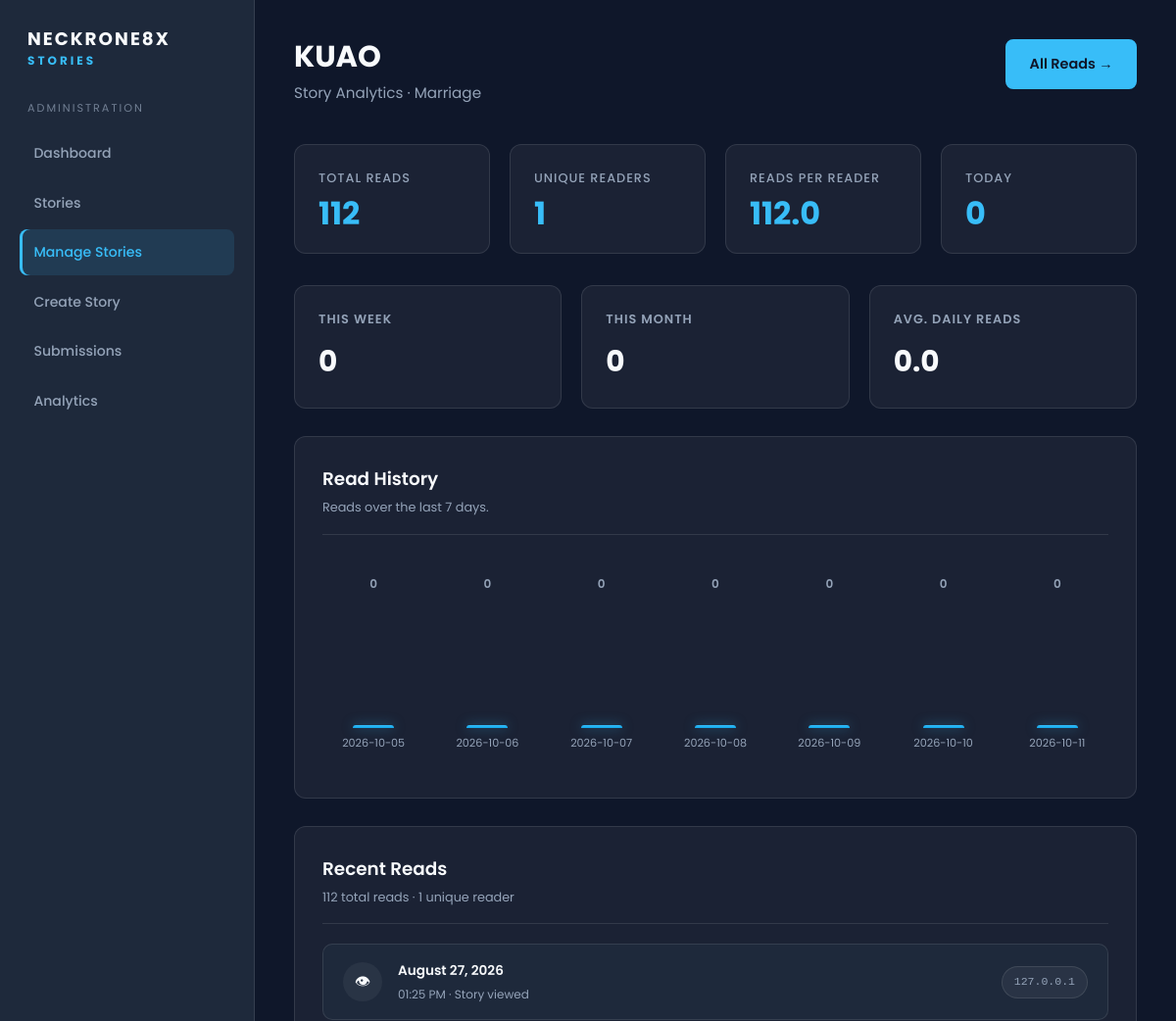
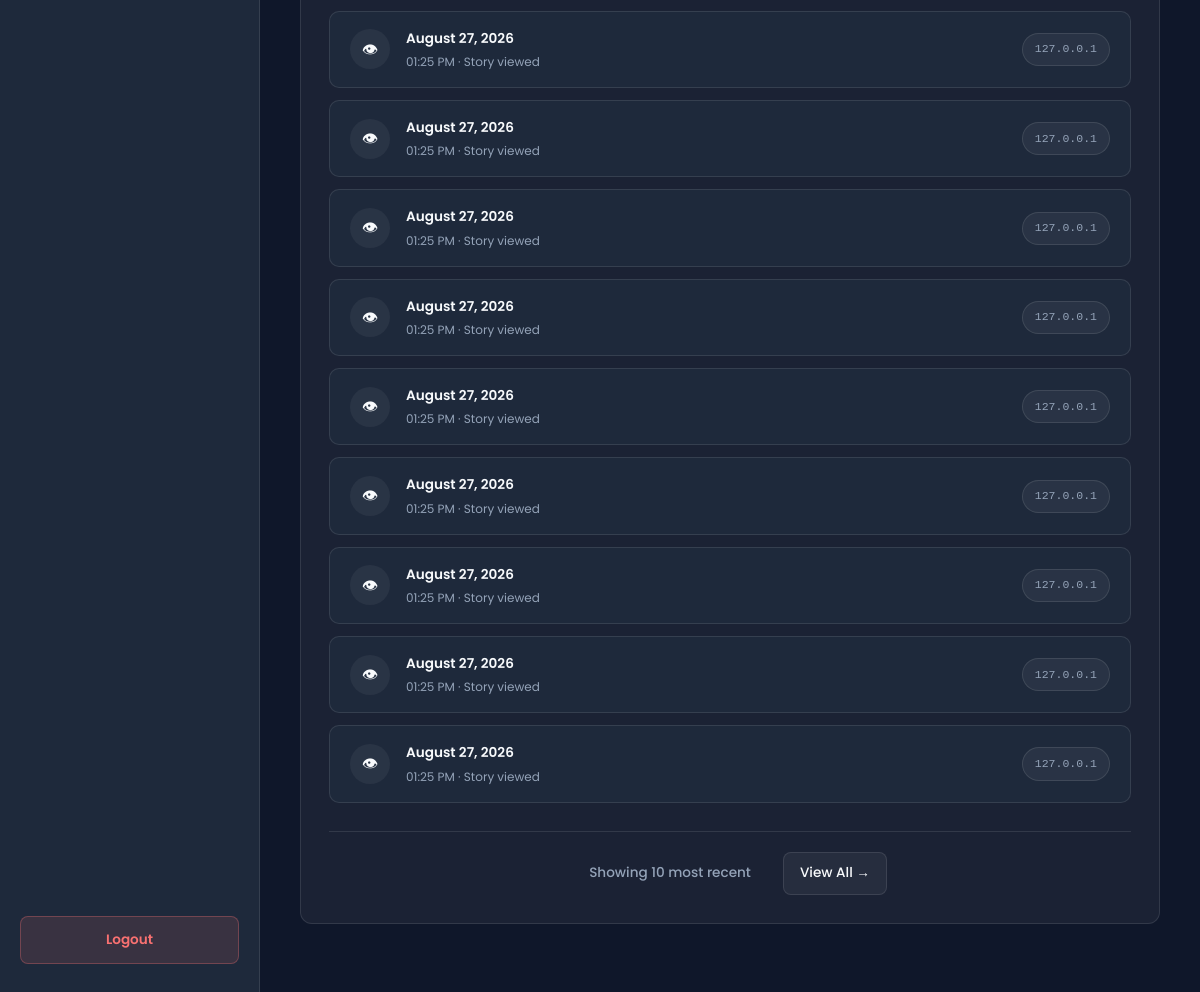
The page /admin/stories/analytics/13 (signed in) on the database its author committed (2 pictures, top to bottom).
### app.py (models this page shows)
class Story(db.Model):
    __tablename__ = "stories"
    id = db.Column(db.Integer, primary_key=True)
    title = db.Column(db.String(200), nullable=False)
    slug = db.Column(db.String(220), unique=True, nullable=False)
    category = db.Column(db.String(100), nullable=False, default="General")
    content = db.Column(db.Text, nullable=False)
    author = db.Column(db.String(100), nullable=False, default="Anonymous")
    cover_image = db.Column(db.String(500), nullable=True)
    published = db.Column(db.Boolean, default=False)
    read_count = db.Column(db.Integer, default=0)
    created_at = db.Column(db.DateTime, default=datetime.utcnow)
    updated_at = db.Column(db.DateTime, default=datetime.utcnow, onupdate=datetime.utcnow)
    reads = db.relationship("StoryRead", backref="story", cascade="all, delete-orphan")
    reactions = db.relationship("Reaction", backref="story", cascade="all, delete-orphan")
    comments = db.relationship("Comment", backref="story", cascade="all, delete-orphan")

class StoryRead(db.Model):
    __tablename__ = "story_reads"
    id = db.Column(db.Integer, primary_key=True)
    story_id = db.Column(
        db.Integer,
        db.ForeignKey("stories.id", ondelete="CASCADE"),
        nullable=False
    )
    ip_address = db.Column(db.String(45), nullable=True)
    read_at = db.Column(db.DateTime, default=datetime.utcnow, nullable=False)

### app.py (the view)
@app.route("/admin/stories/analytics/<int:story_id>")
def story_analytics(story_id):
    if not session.get("admin_logged_in"):
        return redirect(url_for("login"))
    story = Story.query.get_or_404(story_id)
    now = datetime.utcnow()
    today_start = datetime(now.year, now.month, now.day)
    week_start = today_start - timedelta(days=now.weekday())
    month_start = datetime(now.year, now.month, 1)
    total_reads = StoryRead.query.filter_by(story_id=story.id).count()
    today_reads = StoryRead.query.filter(
        StoryRead.story_id == story.id,
        StoryRead.read_at >= today_start
    ).count()
    week_reads = StoryRead.query.filter(
        StoryRead.story_id == story.id,
        StoryRead.read_at >= week_start
    ).count()
    month_reads = StoryRead.query.filter(
        StoryRead.story_id == story.id,
        StoryRead.read_at >= month_start
    ).count()
    if story.read_count != total_reads:
        story.read_count = total_reads
        db.session.commit()
    unique_readers = db.session.query(
        db.func.count(db.func.distinct(StoryRead.ip_address))
    ).filter(
        StoryRead.story_id == story.id,
        StoryRead.ip_address.isnot(None)
    ).scalar() or 0
    reads_per_reader = (
        round(total_reads / unique_readers, 1) if unique_readers else 0
    )
    seven_days_ago = today_start - timedelta(days=6)
    day_rows = db.session.query(
        db.func.date(StoryRead.read_at).label("read_day"),
        db.func.count(StoryRead.id).label("read_total")
    ).filter(
        StoryRead.story_id == story.id,
        StoryRead.read_at.isnot(None),
        StoryRead.read_at >= seven_days_ago,
        StoryRead.read_at < (today_start + timedelta(days=1))
    ).group_by(
        db.func.date(StoryRead.read_at)
    ).order_by(
        db.func.date(StoryRead.read_at).asc()
    ).all()
    read_lookup = {str(row.read_day): row.read_total for row in day_rows}
    daily_reads = []
    for i in range(7):
        current_day = seven_days_ago + timedelta(days=i)
        current_day_string = current_day.strftime("%Y-%m-%d")
        daily_reads.append({
            "date": current_day_string,
            "reads": read_lookup.get(current_day_string, 0)
        })
    if day_rows:
        best_row = max(day_rows, key=lambda row: row.read_total)
        best_day_date = str(best_row.read_day)
        best_day_reads = best_row.read_total
        try:
            best_day_label = datetime.strptime(
                best_day_date, "%Y-%m-%d"
            ).strftime("%B %d, %Y")
        except ValueError:
            best_day_label = best_day_date
        best_day = {"date": best_day_label, "reads": best_day_reads}
    else:
        best_day = {"date": "No reads yet", "reads": 0}
        best_day_reads = 0
        best_day_label = "No reads yet"
    if daily_reads:
        max_daily_reads = max(item["reads"] for item in daily_reads)
        total_daily_reads = sum(item["reads"] for item in daily_reads)
        average_daily_reads = round(total_daily_reads / len(daily_reads), 1)
    else:
        max_daily_reads = 0
        average_daily_reads = 0
    recent_reads = StoryRead.query.filter_by(
        story_id=story.id
    ).order_by(
        StoryRead.read_at.desc()
    ).limit(10).all()
    for read in recent_reads:
        if not read.read_at:
            read.relative_time = "Unknown"
            continue
        seconds = (now - read.read_at).total_seconds()
        if seconds < 0:
            seconds = 0
        if seconds < 60:
            read.relative_time = "Just now"
        elif seconds < 3600:
            minutes = int(seconds // 60)
            read.relative_time = (
                f"{minutes} minute" + ("s" if minutes != 1 else "") + " ago"
            )
        elif seconds < 86400:
            hours = int(seconds // 3600)
            read.relative_time = (
                f"{hours} hour" + ("s" if hours != 1 else "") + " ago"
            )
        elif seconds < 172800:
            read.relative_time = "Yesterday"
        else:
            read.relative_time = read.read_at.strftime("%B %d, %Y")
    return render_template(
        "admin/analytics.html",
        story=story,
        total_reads=total_reads,
        today_reads=today_reads,
        week_reads=week_reads,
        month_reads=month_reads,
        unique_readers=unique_readers,
        reads_per_reader=reads_per_reader,
        best_day=best_day,
        best_day_reads=best_day_reads,
        best_day_label=best_day_label,
        daily_reads=daily_reads,
        max_daily_reads=max_daily_reads,
        average_daily_reads=average_daily_reads,
        recent_reads=recent_reads
    )

### app.py (called while the page is built)
@app.context_processor
def inject_template_globals():
    return {"current_year": datetime.utcnow().year}

### templates/admin/analytics.html (shortened to what this page needs)
<!DOCTYPE html>
<html lang="en">
<head>
    <link
        rel="stylesheet"
        href="{{ url_for('static', filename='css/admin.css') }}"
    >
</head>
<body>
    <div class="admin-shell">
        <aside class="sidebar">
            <div class="sidebar-logo">
                NECKRONE8X
                <span>STORIES</span>
            </div>
            <div class="sidebar-title">Administration</div>
            <nav class="sidebar-menu">
                <a href="{{ url_for('dashboard') }}">Dashboard</a>
                <a href="{{ url_for('stories') }}">Stories</a>
                <a href="{{ url_for('manage_stories') }}" class="active">Manage Stories</a>
                <a href="{{ url_for('create_story') }}">Create Story</a>
                <a href="{{ url_for('manage_submissions') }}">Submissions</a>
                <a href="{{ url_for('admin_analytics') }}">Analytics</a>
            </nav>
            <a href="{{ url_for('logout') }}" class="sidebar-logout">Logout</a>
        </aside>
        <main class="main">
            <div class="topbar">
                <div>
                    <h1>{{ story.title }}</h1>
                    <p>
                        Story Analytics ·
                        {{ story.category }}
                    </p>
                </div>
                <a href="{{ url_for('story_reads', story_id=story.id) }}" class="create-button">
                    All Reads →
                </a>
            </div>
            <section class="stats">
                <div class="stat">
                    <div class="stat-label">Total Reads</div>
                    <div class="stat-value">{{ total_reads }}</div>
                </div>
                <div class="stat">
                    <div class="stat-label">Unique Readers</div>
                    <div class="stat-value">{{ unique_readers }}</div>
                </div>
                <div class="stat">
                    <div class="stat-label">Reads per Reader</div>
                    <div class="stat-value">{{ reads_per_reader }}</div>
                </div>
                <div class="stat">
                    <div class="stat-label">Today</div>
                    <div class="stat-value">{{ today_reads }}</div>
                </div>
            </section>
            <section class="period-grid">
                <div class="period">
                    <div class="period-label">This Week</div>
                    <div class="period-value">{{ week_reads }}</div>
                </div>
                <div class="period">
                    <div class="period-label">This Month</div>
                    <div class="period-value">{{ month_reads }}</div>
                </div>
                <div class="period">
                    <div class="period-label">Avg. Daily Reads</div>
                    <div class="period-value">{{ average_daily_reads }}</div>
                </div>
            </section>
            <section class="section">
                <div class="section-header">
                    <div>
                        <h2>Read History</h2>
                        <p>Reads over the last 7 days.</p>
                    </div>
                </div>
                {% if daily_reads %}
                    <div class="chart">
                        {% for day in daily_reads %}
                            <div class="chart-day">
                                <div class="chart-value">{{ day.reads }}</div>
                                <div class="chart-bar-wrap">
                                    {% if max_daily_reads > 0 %}
                                        <div
                                            class="chart-bar"
                                            style="height: {{ (day.reads / max_daily_reads * 100) | round(1) }}%;"
                                        ></div>
                                    {% else %}
                                        <div class="chart-bar" style="height: 3px;"></div>
                                    {% endif %}
                                </div>
                                <div class="chart-label">{{ day.date }}</div>
                            </div>
                        {% endfor %}
                    </div>
                {% else %}
                    <div class="empty-state">No read history available yet.</div>
                {% endif %}
            </section>
            <section class="section">
                <div class="section-header">
                    <div>
                        <h2>Recent Reads</h2>
                        <p>
                            {{ total_reads }} total reads ·
                            {{ unique_readers }} unique reader{% if unique_readers != 1 %}s{% endif %}
                        </p>
                    </div>
                </div>
                {% if recent_reads %}
                    <div class="reads-list">
                        {% for read in recent_reads %}
                            <div class="read-row">
                                <div class="read-row-icon">👁</div>
                                <div class="read-row-info">
                                    <div class="read-row-date">{{ read.relative_time }}</div>
                                    <div class="read-row-time">
                                        {{ read.read_at.strftime('%I:%M %p') }} · Story viewed
                                    </div>
                                </div>
                                <div class="read-row-ip">
                                    {% if read.ip_address %}{{ read.ip_address }}{% else %}Unknown{% endif %}
                                </div>
                            </div>
                        {% endfor %}
                    </div>
                    {% if total_reads > 10 %}
                        <div class="pagination">
                            <span class="pagination-info">
                                Showing {{ recent_reads|length }} most recent
                            </span>
                            <a href="{{ url_for('story_reads', story_id=story.id) }}">
                                View All →
                            </a>
                        </div>
                    {% endif %}
                {% else %}
                    <div class="empty-state">No reads recorded yet.</div>
                {% endif %}
            </section>
        </main>
    </div>
</body>
</html>

### rows shown on the page
Story: title "KUAO", category "Marriage"
StoryRead: relative_time "August 27, 2026", read_at "01:25 PM", ip_address "127.0.0.1"
StoryRead: relative_time "August 27, 2026", read_at "01:25 PM", ip_address "127.0.0.1"
StoryRead: relative_time "August 27, 2026", read_at "01:25 PM", ip_address "127.0.0.1"
StoryRead: relative_time "August 27, 2026", read_at "01:25 PM", ip_address "127.0.0.1"
StoryRead: relative_time "August 27, 2026", read_at "01:25 PM", ip_address "127.0.0.1"
StoryRead: relative_time "August 27, 2026", read_at "01:25 PM", ip_address "127.0.0.1"
StoryRead: relative_time "August 27, 2026", read_at "01:25 PM", ip_address "127.0.0.1"
StoryRead: relative_time "August 27, 2026", read_at "01:25 PM", ip_address "127.0.0.1"
StoryRead: relative_time "August 27, 2026", read_at "01:25 PM", ip_address "127.0.0.1"
StoryRead: relative_time "August 27, 2026", read_at "01:25 PM", ip_address "127.0.0.1"

### other values the page prints
{{ total_reads }} "112"
{{ unique_readers }} "1"
{{ reads_per_reader }} "112.0"
{{ today_reads }} "0"
{{ week_reads }} "0"
{{ month_reads }} "0"
{{ average_daily_reads }} "0.0"
{{ day.reads }} "0" "0" "0" "0" "0" "0" "0"
{{ day.date }} "2026-10-05" "2026-10-06" "2026-10-07" "2026-10-08" "2026-10-09" "2026-10-10" "2026-10-11"
{{ recent_reads|length }} "10"
